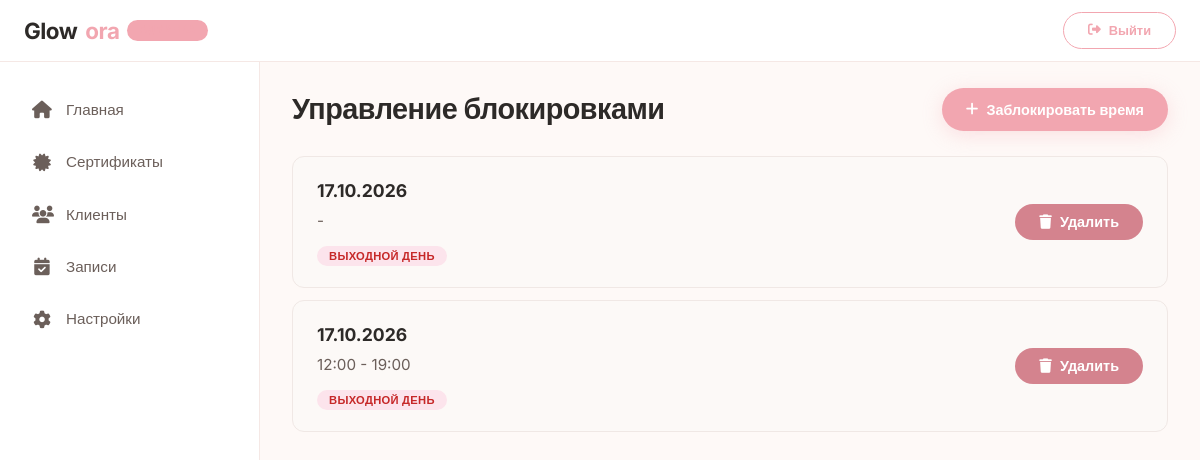
The page /admin-dashboard/blocked-slots/ (signed in) on the database its author committed.
### booking_app/models.py (models this page shows, shortened)
class BlockedSlot(models.Model):
    TYPE_CHOICES = [
        ('day_off', 'Выходной день'),
        ('personal', 'Личные дела'),
        ('maintenance', 'Технический перерыв'),
        ('other', 'Другое'),
    ]
    date = models.DateField('Дата')
    is_full_day = models.BooleanField('На весь день', default=False)
    start_time = models.TimeField('Начало', blank=True, null=True)
    end_time = models.TimeField('Конец', blank=True, null=True)
    reason = models.CharField('Причина', max_length=100, blank=True)
    slot_type = models.CharField('Тип', max_length=20, choices=TYPE_CHOICES, default='day_off')
    created_at = models.DateTimeField('Создано', auto_now_add=True)
    class Meta:
        verbose_name = 'Заблокированный слот'
        verbose_name_plural = 'Заблокированные слоты'
        ordering = ['date', 'start_time']
        db_table = 'beauty_app_blockedslot'

### booking_app/views.py (the view)
# urls.py: path('admin-dashboard/blocked-slots/', views.BlockedSlotListView.as_view(), name='blocked_slots_list'),
class BlockedSlotListView(AdminRequiredMixin, ListView):
    model = BlockedSlot
    template_name = 'booking_app/admin/blocked_slots_list.html'
    context_object_name = 'blocked_slots'

### beauty_app/context_processors.py (called while the page is built)
def faq_context(request):
    faqs = FAQ.objects.filter(is_active=True).order_by('order', 'created_at')
    return {'faqs': faqs}

### booking_app/context_processors.py (called while the page is built)
def pwa_settings(request):
    return {
        'VAPID_PUBLIC_KEY': getattr(settings, 'VAPID_PUBLIC_KEY', ''),
    }

### booking_app/views.py (called while the page is built)
    def test_func(self):
        return self.request.user.is_authenticated and self.request.user.is_staff

### booking_app/templates/booking_app/admin/blocked_slots_list.html (shortened to what this page needs)
{% extends 'dashboard_base.html' %}
{% load static %}
{% block page_title %}Управление блокировками{% endblock %}
{% block actions %}
    <a href="{% url 'booking_app:blocked_slot_add' %}" class="btn btn-primary">
        <i class="fas fa-plus"></i> Заблокировать время
    </a>
{% endblock %}
{% block content %}
<div class="dashboard">
    <div class="blocked-slots-section">
        {% if blocked_slots %}
            <div class="blocked-slots-list">
                {% for slot in blocked_slots %}
                    <div class="blocked-slot-card">
                        <div class="slot-info">
                            <div class="slot-date">{{ slot.date|date:"d.m.Y" }}</div>
                            <div class="slot-time">{{ slot.start_time|time:"H:i" }} - {{ slot.end_time|time:"H:i" }}</div>
                            <div class="slot-type">
                                <span class="type-badge type-{{ slot.slot_type }}">
                                    {{ slot.get_slot_type_display }}
                                </span>
                            </div>
                        </div>
                        <form method="post" action="{% url 'booking_app:blocked_slot_delete' slot.pk %}" style="display: inline;">
                            <button type="submit" class="btn btn-danger" onclick="return confirm('Удалить эту блокировку?')">
                                <i class="fas fa-trash"></i> Удалить
                            </button>
                        </form>
                    </div>
                {% endfor %}
            </div>
        {% endif %}
    </div>
</div>
{% endblock %}

### static/beauty_app/css/admin.css (style rules this page uses)
* { margin: 0; padding: 0; box-sizing: border-box; }
:root { --primary: #f2a6b0; --primary-dark: #e8919c; --primary-light: #fce8e5; --bg: #fef9f7; --text: #2d2a28; --text-light: #6b5f5a; --white: #fff; --border: #f5e8e5; --shadow: 0 4px 20px rgba(0, 0, 0, 0.06); --radius: 16px; --transition: 0.3s ease; }
body { font-family: 'Inter', sans-serif; background: var(--bg); color: var(--text); line-height: 1.6; }
a { text-decoration: none; color: inherit; }
.btn { display: inline-flex; align-items: center; gap: 8px; padding: 10px 24px; border-radius: 60px; font-weight: 600; font-size: 0.9rem; border: none; cursor: pointer; transition: var(--transition); text-decoration: none; }
.btn-primary { background: var(--primary); color: var(--white); box-shadow: 0 4px 20px rgba(242, 166, 176, 0.3); }

### booking_app/templates/booking_app/admin/blocked_slots_list.html (style rules this page uses)
.blocked-slots-list { display: flex; flex-direction: column; gap: 12px; }
.blocked-slot-card { background: #fcf9f7; border: 1px solid #f0e8e5; border-radius: 12px; padding: 20px 24px; display: flex; justify-content: space-between; align-items: center; transition: all 0.2s ease; }
.slot-info { flex: 1; }
.slot-date { font-size: 1.1rem; font-weight: 700; color: #2d2a28; margin-bottom: 4px; }
.slot-time { font-size: 0.95rem; color: #6b5f5a; margin-bottom: 8px; }
.type-badge { font-size: 0.7rem; font-weight: 600; padding: 3px 12px; border-radius: 40px; text-transform: uppercase; letter-spacing: 0.3px; }
.type-day_off { background: #fce4ec; color: #c62828; }
.btn-danger { background: #d4838e; color: #fff; padding: 8px 16px; border-radius: 60px; border: none; cursor: pointer; font-weight: 600; transition: all 0.2s ease; }
.btn { display: inline-flex; align-items: center; gap: 8px; padding: 10px 24px; border-radius: 60px; font-weight: 600; text-decoration: none; transition: all 0.25s ease; }
.btn-primary { background: #f2a6b0; color: #fff; }

### rows shown on the page
BlockedSlot: date "17.10.2026", slot_type "ВЫХОДНОЙ ДЕНЬ"
BlockedSlot: date "17.10.2026", start_time "12:00", end_time "19:00", slot_type "ВЫХОДНОЙ ДЕНЬ"
